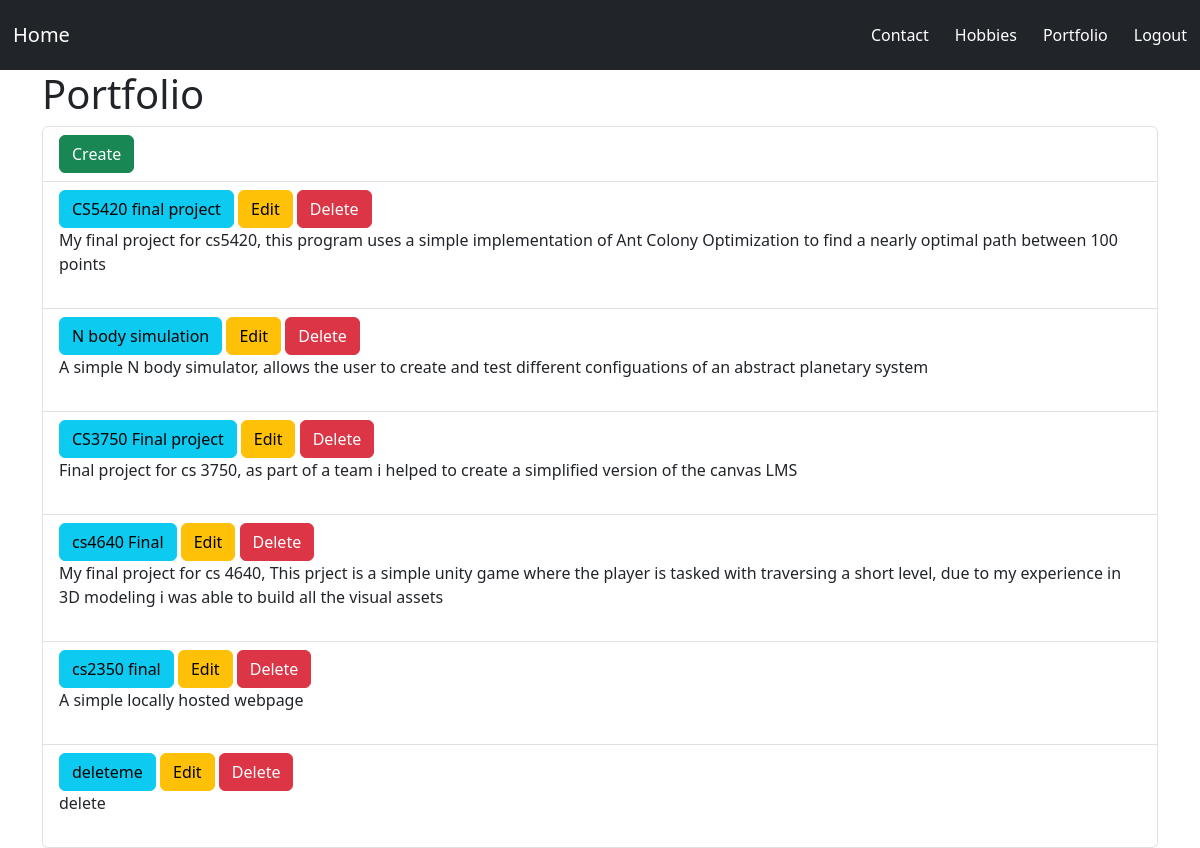
The app's page /aboutMe/portfolio/ (signed in) with its own data.
### aboutMe/models.py (models this page shows, shortened)
class Portfolio(models.Model):
    name = models.CharField(max_length=200)
    desc = models.CharField(max_length=200)
    img = models.CharField(max_length=500, default="https://steamuserimages-a.akamaihd.net/ugc/106232967022720363/48DED32DECDB08B6A6377E2AC750277BCF2330A0/")

### aboutMe/views.py (the view)
# urls.py: path("portfolio/", views.portfolio, name="portfolio"),
def portfolio(request):
    item_list = Portfolio.objects.all()
    context = {"item_list":item_list,}
    return render(request, "PortfolioDatabase/portfolio.html",context)

### aboutMe/templates/PortfolioDatabase/portfolio.html (shortened to what this page needs)
{% extends "PortfolioDatabase/navbar.html" %}
    {% block body %}
    <div class="container">
        <h1>Portfolio</h1>
        <ul class="list-group">
            {% if user.is_authenticated %}
            <li class="list-group-item">
                <a href="{% url 'upsertItem' 0 %}" class="btn btn-success">Create</a>
            </li>
            {% endif %}
            {% for item in item_list %}
            <li class="list-group-item">
                <div>
                    <a href="{% url 'portfolioDetails' item.id %}" class="btn btn-info">{{ item.name }}</a>
                    {% if user.is_authenticated %}
                    <a href="{% url 'upsertItem' item.id %}" class="btn btn-warning">Edit</a>
                    <a href="{% url 'deleteItem' item.id %}" class="btn btn-danger">Delete</a>
                    {% endif %}
                    <br />
                    {{ item.desc }}
                </div>
                <br />
            </li>
            {% endfor %}
        </ul>
    </div>
    {% endblock %}

### records on screen
Portfolio: name "CS5420 final project", desc "My final project for cs5420, this program uses a simple implementation of Ant Colony Optimization to find a nearly optimal path between 100 points"
Portfolio: name "N body simulation", desc "A simple N body simulator, allows the user to create and test different configuations of an abstract planetary system"
Portfolio: name "CS3750 Final project", desc "Final project for cs 3750, as part of a team i helped to create a simplified version of the canvas LMS"
Portfolio: name "cs4640 Final", desc "My final project for cs 4640, This prject is a simple unity game where the player is tasked with traversing a short level, due to my experience in 3D modeling i was able to build all the visual assets"
Portfolio: name "cs2350 final", desc "A simple locally hosted webpage"
Portfolio: name "deleteme", desc "delete"
